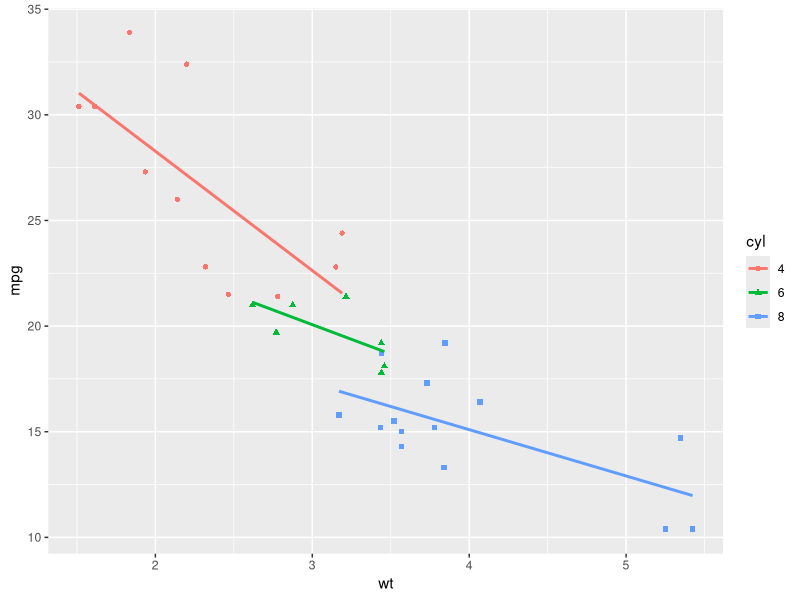
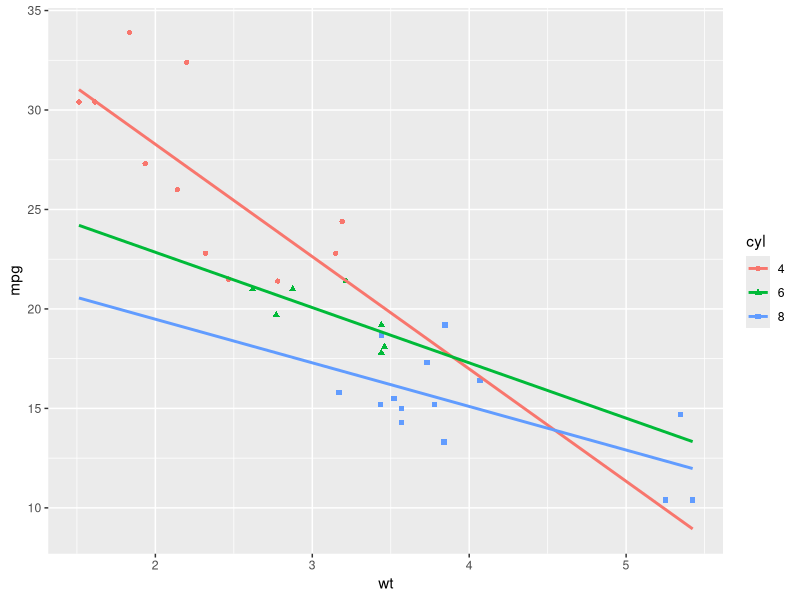
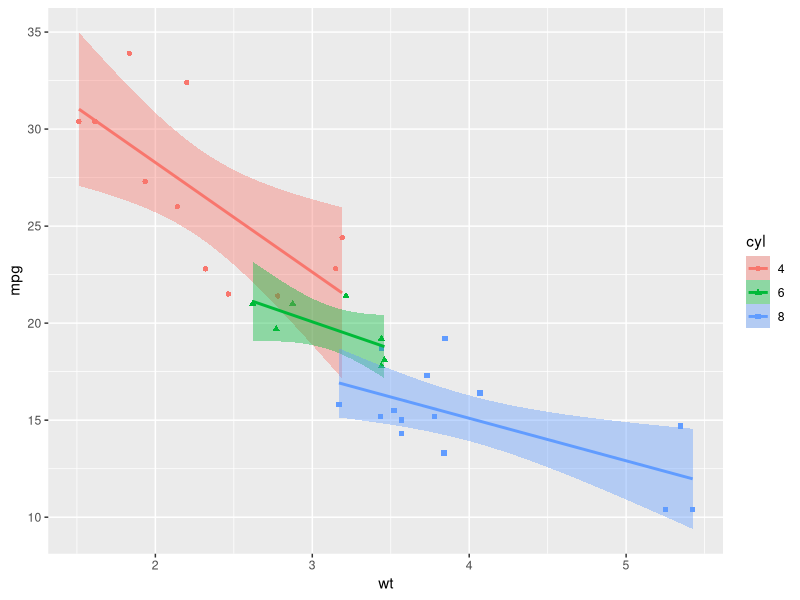
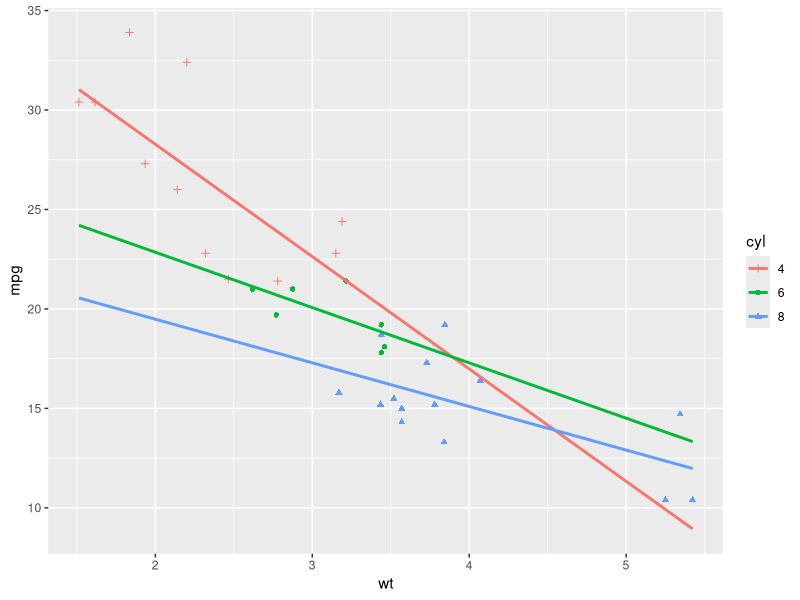
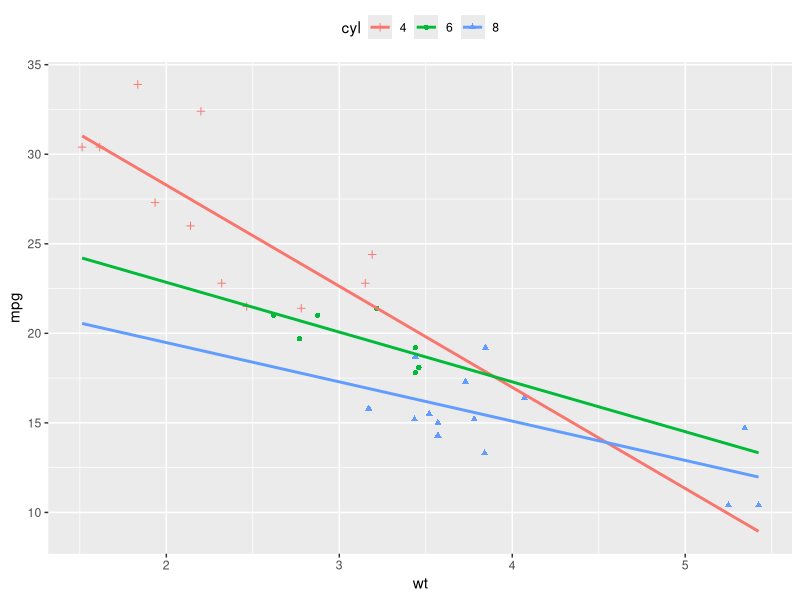
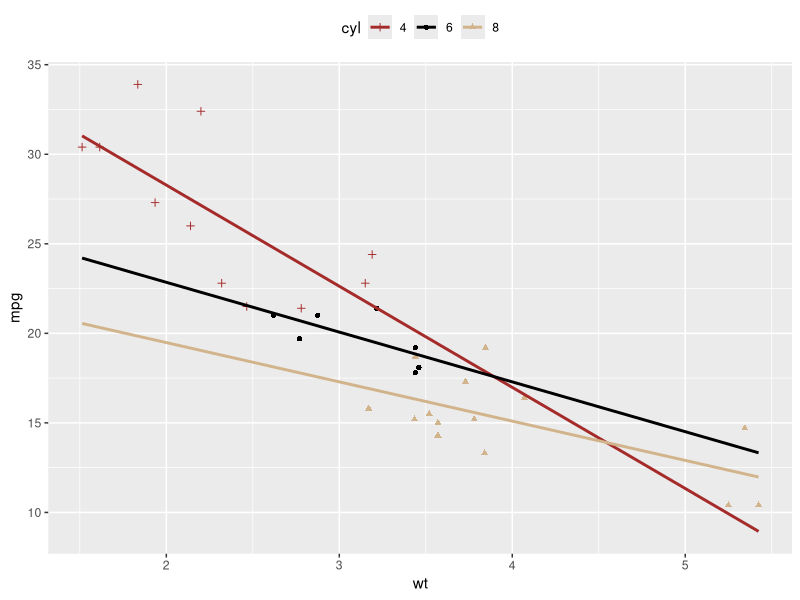
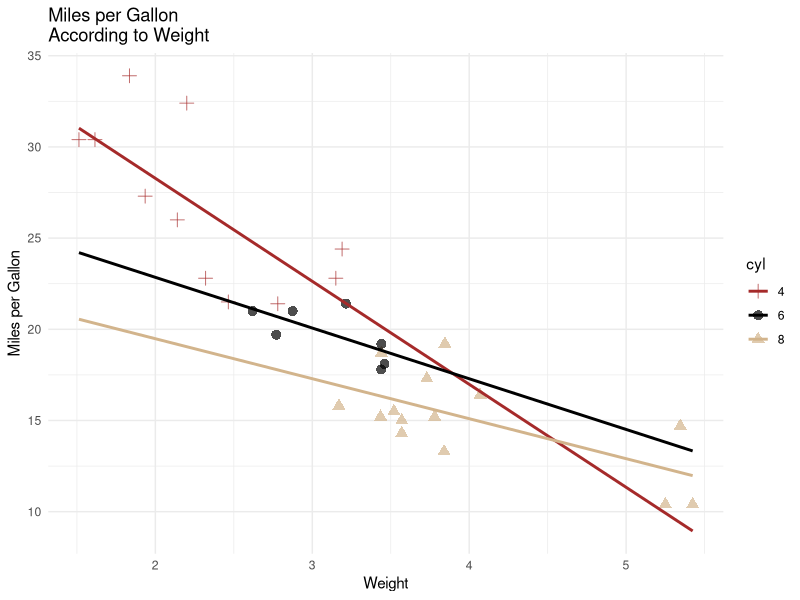
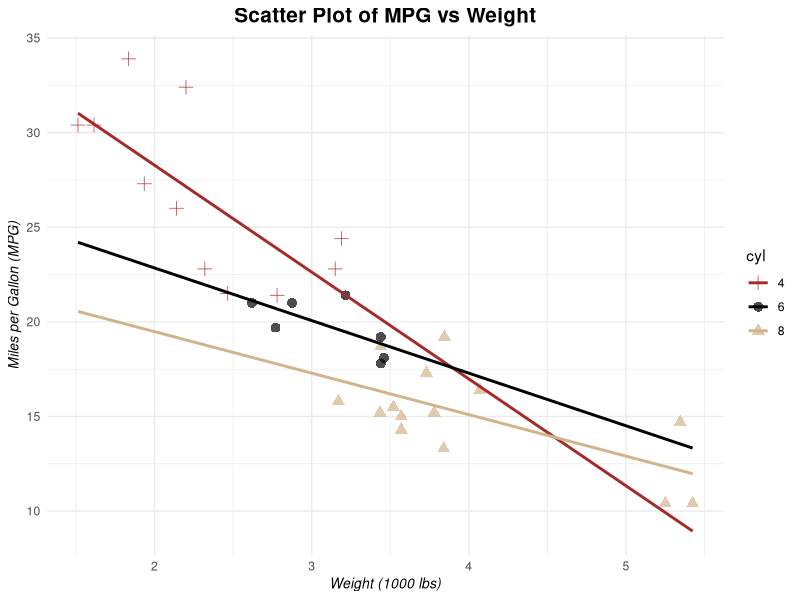

Generate these figures, in order, with R:
library(ggplot2)
dataset= mtcars
#converting numeric cyl column to a factor variable
dataset$cyl= as.factor(dataset$cyl)

#Adding regression lines based on multiple groups
ggplot(dataset, aes(x=wt, y=mpg, color=cyl, shape= cyl,))+
  geom_point()+
  geom_smooth(method=lm, se=F)

#Extending THE REGRESSION LINES TO THE EDGES OF THE PLOT
ggplot(dataset, aes(x=wt, y=mpg, color=cyl, shape= cyl,))+
  geom_point()+
  geom_smooth(method=lm, se=F, fullrange=TRUE)

#Filling the color of the confidence interval

ggplot(dataset, aes(x=wt, y=mpg, color=cyl, shape= cyl,))+
  geom_point()+
  geom_smooth(method=lm, aes (fill=cyl))

#Changing point shapes manually
ggplot(dataset, aes(x=wt, y=mpg, color=cyl, shape= cyl))+
  geom_point()+
  geom_smooth(method=lm, se=F, fullrange=TRUE)+
  scale_shape_manual(values=c(3,16,17))

#changing the theme position
ggplot(dataset, aes(x=wt, y=mpg, color=cyl, shape= cyl))+
  geom_point()+
  geom_smooth(method=lm, se=F, fullrange=TRUE)+
  scale_shape_manual(values=c(3,16,17))+
  theme(legend.position='top')

#Changing point colors manually

ggplot(dataset, aes(x=wt, y=mpg, color=cyl, shape= cyl))+
  geom_point()+
  geom_smooth(method=lm, se=F, fullrange=TRUE)+
  scale_shape_manual(values=c(3,16,17))+
  scale_color_manual(values=c('brown', 'black', 'tan'))+
  theme(legend.position='top')

#Customizing scatter plots
ggplot(dataset, aes(x=wt, y=mpg, color=cyl, shape= cyl))+
  geom_point(size=3, alpha=0.7)+
  geom_smooth(method=lm, se=F, fullrange=TRUE)+
  scale_shape_manual(values=c(3,16,17))+
  scale_color_manual(values=c('brown', 'black', 'tan'))+
  theme(legend.position='top')+
  labs(title='Miles per Gallon \nAccording to Weight',
       x='Weight',
       y='Miles per Gallon')+
  theme_minimal()

#Customizing themes
plot=ggplot(dataset, aes(x=wt, y=mpg, color=cyl, shape= cyl))+
  geom_point(size=3, alpha=0.7)+
  geom_smooth(method=lm, se=F, fullrange=TRUE)+
  scale_shape_manual(values=c(3,16,17))+
  scale_color_manual(values=c('brown', 'black', 'tan'))+
  theme(legend.position='top')+
  labs(title='Scatter Plot of MPG vs Weight',
       x='Weight (1000 lbs)',
       y='Miles per Gallon (MPG)')+
  theme_minimal()+
  theme(plot.title = element_text(hjust = 0.5, face = "bold", size = 15),
        axis.title.x = element_text(face = "italic", size = 10),
        axis.title.y = element_text(face = "italic", size = 10))

# Display the plot
print(plot)

plot+ theme_classic()
plot+ theme_minimal()